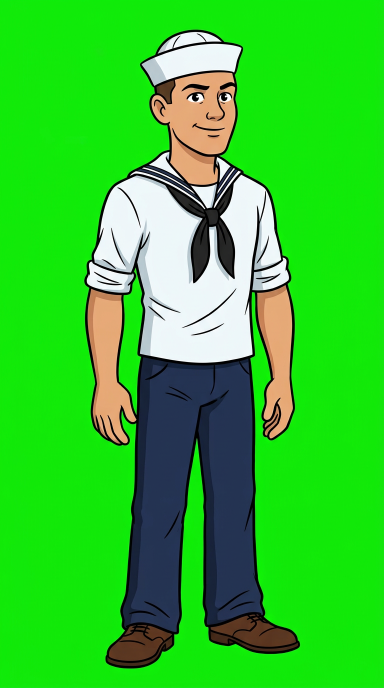
#> input picture benchmarks/11_drawn_performance/source.png, 768 x 1376 px (shown at 1/2 size)
$ python build.py
#> lines starting #> are read from the running program, lines starting #| are printed output that depends on the picture; after the words box and inside, x2 and y2 are one past the last pixel; in counts of white or black regions, pixels touching at a corner belong together
from PIL import Image,ImageDraw
import numpy as np,json,pathlib
p=pathlib.Path(__file__).parent
im=Image.open(p/'source.png').convert('RGBA');print(im.size)
w,h=im.size
#> w = 768; h = 1376
# Work in the illustration's native 768x1376 coordinate system.
im=im.resize((768,1376));a=np.array(im);r,g,b=a[:,:,0].astype(float),a[:,:,1].astype(float),a[:,:,2].astype(float);alpha=np.clip((np.maximum(r,b)+35-g)/30+1,0,1);a[:,:,3]=(alpha*255).astype('uint8');a[:,:,1]=np.minimum(a[:,:,1],np.maximum(a[:,:,0],a[:,:,2])+25);im=Image.fromarray(a)
#> after `r, g, b = (a[:, :, 0].astype(float), a[:, :, 1].astype(float), a[:, :,`:
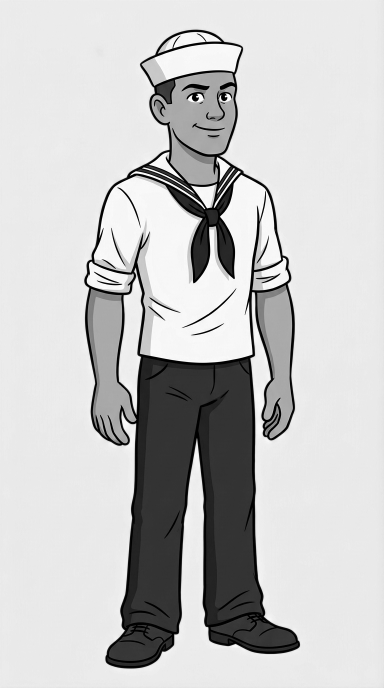
#> g: shape (1376, 768) float64 (shown at 1/2 size); min 0, max 255, mean 197.9
#> after `alpha = np.clip((np.maximum(r, b) + 35 - g) / 30 + 1, 0, 1)`:
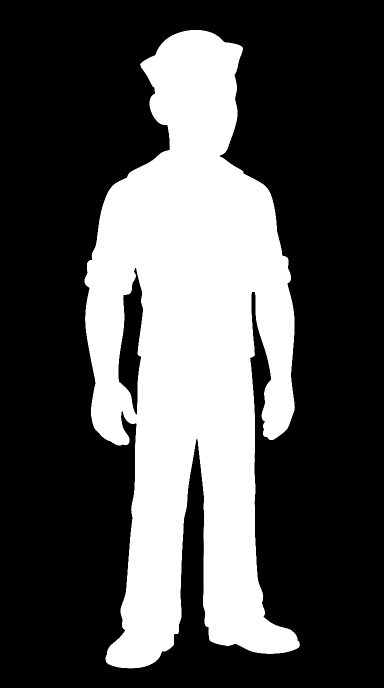
#> alpha: shape (1376, 768) float64 (shown at 1/2 size); min 0, max 1, mean 0.315
#> after `a[:, :, 1] = np.minimum(a[:, :, 1], np.maximum(a[:, :, 0], a[:, :, 2])`:
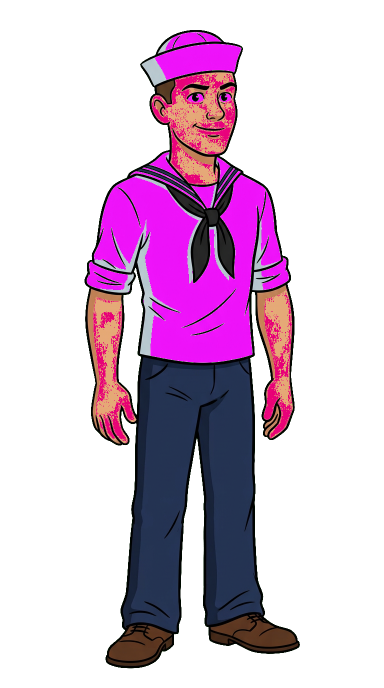
#> a: shape (1376, 768, 4) (shown at 1/2 size); mean R, G, B, A 50.8, 44.3, 44.7, 80.4; transparent parts drawn white
regions={
'legs':[(270,704),(507,704),(610,1360),(195,1360)],
'body':[(270,333),(329,305),(445,309),(516,353),(516,410),(507,718),(277,722),(275,545),(265,450)],
'head':[(272,45),(500,45),(490,312),(437,372),(339,364),(330,305),(281,263)],
'leftUpper':[(225,357),(275,375),(296,468),(266,580),(164,580),(178,475),(190,414)],
'leftLower':[(172,568),(255,568),(246,740),(284,878),(180,903),(156,715)],
'rightUpper':[(498,357),(540,365),(568,478),(588,579),(503,588),(505,475)],
'rightLower':[(508,570),(590,564),(601,741),(605,884),(518,894),(516,773)]}
m={'format':'rev2d','version':1,'meta':{'name':'Unified illustrated sailor','width':768,'height':1376,'background':'transparent'},'bones':[{'id':'root','x':390,'y':715},{'id':'chest','parent':'root'},{'id':'headBone','parent':'chest','x':0,'y':-380},{'id':'lu','parent':'chest','x':-149,'y':-310,'length':170,'rotation':95},{'id':'ll','parent':'lu','x':170,'length':240,'rotation':-4},{'id':'ru','parent':'chest','x':130,'y':-310,'length':170,'rotation':80},{'id':'rl','parent':'ru','x':170,'length':240,'rotation':10}],'textures':[],'parts':[],'parameters':[],'bindings':[]}
parents={'legs':'root','body':'chest','head':'headBone','leftUpper':'lu','leftLower':'ll','rightUpper':'ru','rightLower':'rl'}
for i,(id,poly) in enumerate(regions.items()):
 mask=Image.new('L',im.size);ImageDraw.Draw(mask).polygon(poly,fill=255);piece=im.copy();aa=np.minimum(np.array(mask),np.array(im)[:,:,3]);piece.putalpha(Image.fromarray(aa));piece.save(p/(id+'.png'))
 m['textures'].append({'id':id,'path':id+'.png','width':768,'height':1376});m['parts'].append({'id':id,'parent':parents[id],'shape':{'type':'image','texture':id,'x':0,'y':0,'w':768,'h':1376,'cols':8,'rows':12},'z':i,'fill':'#ffffff'})
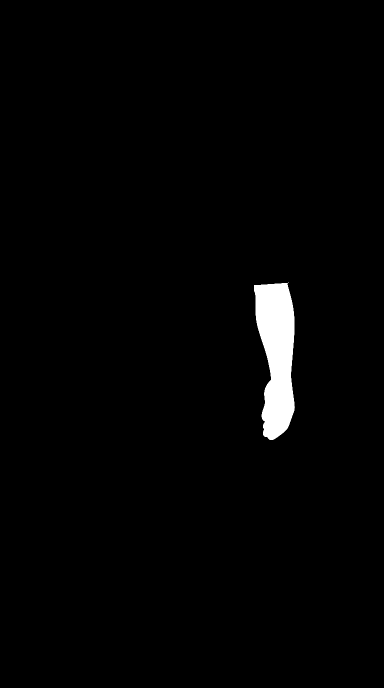
#> aa: shape (1376, 768) (shown at 1/2 size); min 0, max 255, mean 4.4
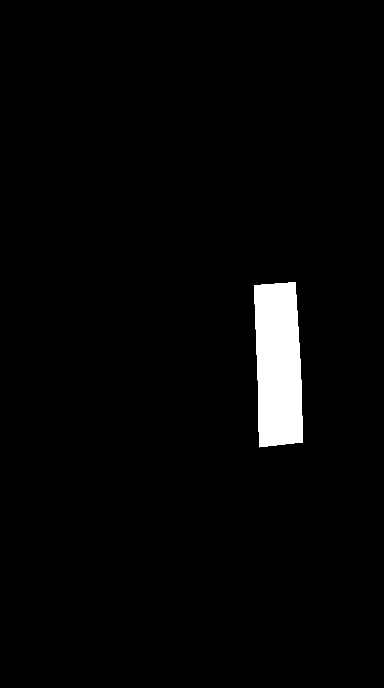
#> mask: PIL image 768x1376 L (shown at 1/2 size); 2.6% white; 1 white region, box (x1, y1, x2, y2) and area: (508, 564, 606, 895) 27791
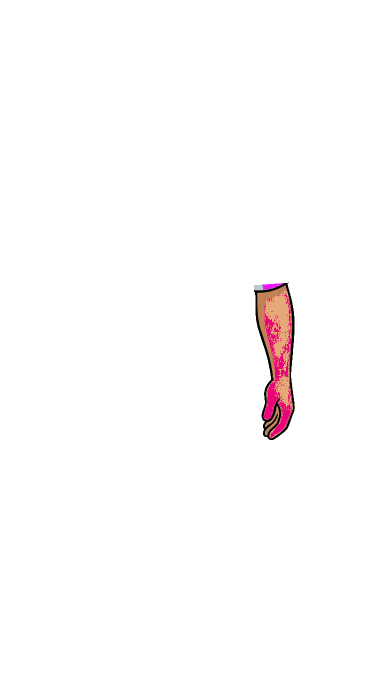
#> piece: PIL image 768x1376 RGBA (shown at 1/2 size); mean R, G, B, A 50.8, 44.3, 44.7, 4.4; transparent parts drawn white
def bind(id,target,lo,hi):
 m['parameters'].append({'id':id,'min':-1,'max':1,'default':0});m['bindings'].append({'target':target,'params':[id],'keys':[{'at':[-1],'value':lo},{'at':[0],'value':0},{'at':[1],'value':hi}]})
# Bindings are absolute rotations, with correct rest defaults included for limb chains.
for id,bone,rest,lo,hi in [('Chest','chest',0,-6,6),('Head','headBone',0,-12,12),('ShoulderR','ru',80,110,5),('ElbowR','rl',10,5,-95),('ShoulderL','lu',95,110,65),('ElbowL','ll',-4,-5,65)]:
 m['parameters'].append({'id':id,'min':-1,'max':1,'default':0});m['bindings'].append({'target':'bone:'+bone+'.rotation','params':[id],'keys':[{'at':[-1],'value':lo},{'at':[0],'value':rest},{'at':[1],'value':hi}]})
# Eyelid replacement is a local facial texture, following the head bone.
closed=im.copy();d=ImageDraw.Draw(closed)
for box,line in [((366,183,411,210),[(375,197),(391,202),(405,196)]),((432,180,472,210),[(438,196),(450,200),(464,194)])]:
 d.ellipse(box,fill=(229,173,126,255));d.line(line,fill=(35,26,24,255),width=5)
mask=Image.new('L',im.size);ImageDraw.Draw(mask).polygon(regions['head'],fill=255);closed.putalpha(Image.fromarray(np.minimum(np.array(mask),np.array(im)[:,:,3])));closed.save(p/'blink.png')
#> after `ImageDraw.Draw(mask).polygon(regions['head'], fill=255)`: mask: PIL image 768x1376 L; 6.1% white; 1 white region, box (x1, y1, x2, y2) and area: (272, 45, 501, 373) 64464
#> after `closed.putalpha(Image.fromarray(np.minimum(np.array(mask), np.array(im`:
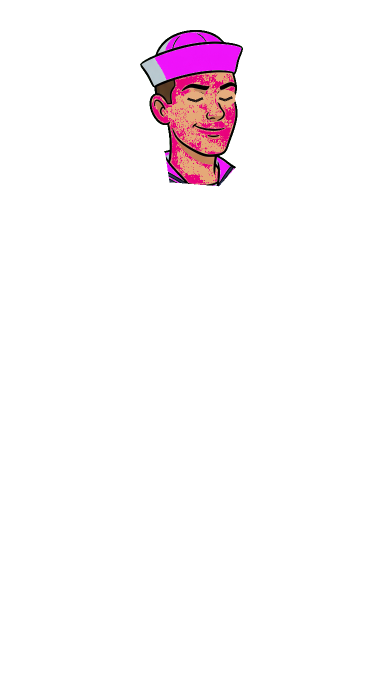
#> closed: PIL image 768x1376 RGBA (shown at 1/2 size); mean R, G, B, A 50.9, 44.4, 44.7, 10.9; transparent parts drawn white
m['textures'].append({'id':'blink','path':'blink.png','width':768,'height':1376});m['parts'].append({'id':'blink','parent':'headBone','shape':{'type':'image','texture':'blink','x':0,'y':0,'w':768,'h':1376,'cols':8,'rows':12},'z':20,'opacity':0,'fill':'#ffffff'})
m['parameters'].append({'id':'Blink','min':0,'max':1,'default':0});m['bindings'].append({'target':'part:blink.opacity','params':['Blink'],'keys':[{'at':[0],'value':0},{'at':[1],'value':1}]})
(p/'sailor.r2d.json').write_text(json.dumps(m))
